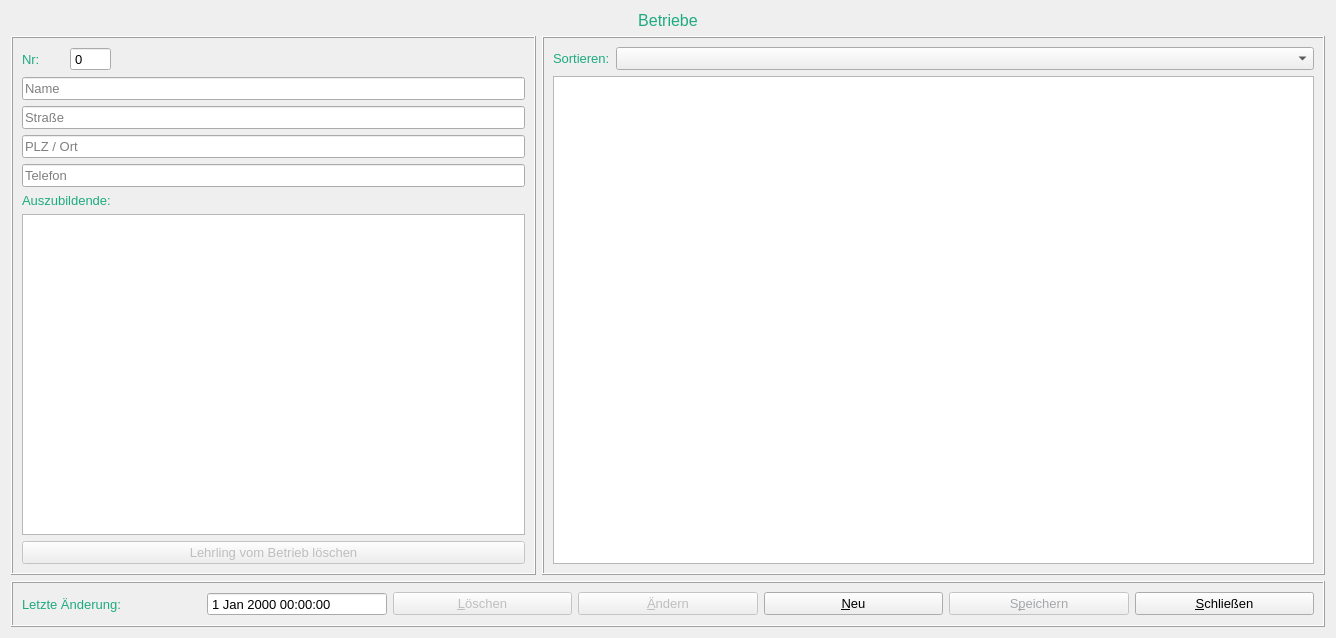
<?xml version="1.0" encoding="UTF-8"?>
<ui version="4.0">
 <class>FormBetrieb</class>
 <widget class="QWidget" name="FormBetrieb">
  <property name="geometry">
   <rect>
    <x>0</x>
    <y>0</y>
    <width>1336</width>
    <height>638</height>
   </rect>
  </property>
  <property name="font">
   <font>
    <pointsize>10</pointsize>
   </font>
  </property>
  <property name="windowTitle">
   <string>Form</string>
  </property>
  <layout class="QGridLayout" name="gridLayout_3">
   <item row="1" column="2">
    <widget class="QFrame" name="frame">
     <property name="sizePolicy">
      <sizepolicy hsizetype="Preferred" vsizetype="Preferred">
       <horstretch>0</horstretch>
       <verstretch>0</verstretch>
      </sizepolicy>
     </property>
     <property name="frameShape">
      <enum>QFrame::Box</enum>
     </property>
     <property name="frameShadow">
      <enum>QFrame::Raised</enum>
     </property>
     <layout class="QGridLayout" name="gridLayout_2">
      <item row="0" column="0">
       <widget class="QLabel" name="label_5">
        <property name="palette">
         <palette>
          <active>
           <colorrole role="WindowText">
            <brush brushstyle="SolidPattern">
             <color alpha="255">
              <red>30</red>
              <green>170</green>
              <blue>127</blue>
             </color>
            </brush>
           </colorrole>
          </active>
          <inactive>
           <colorrole role="WindowText">
            <brush brushstyle="SolidPattern">
             <color alpha="255">
              <red>30</red>
              <green>170</green>
              <blue>127</blue>
             </color>
            </brush>
           </colorrole>
          </inactive>
          <disabled>
           <colorrole role="WindowText">
            <brush brushstyle="SolidPattern">
             <color alpha="255">
              <red>165</red>
              <green>167</green>
              <blue>169</blue>
             </color>
            </brush>
           </colorrole>
          </disabled>
         </palette>
        </property>
        <property name="text">
         <string>Sortieren:</string>
        </property>
       </widget>
      </item>
      <item row="0" column="1">
       <widget class="QComboBox" name="sortBox">
        <property name="sizePolicy">
         <sizepolicy hsizetype="Expanding" vsizetype="Fixed">
          <horstretch>0</horstretch>
          <verstretch>0</verstretch>
         </sizepolicy>
        </property>
       </widget>
      </item>
      <item row="1" column="0" colspan="2">
       <widget class="QTableWidget" name="companyTableWidget"/>
      </item>
     </layout>
    </widget>
   </item>
   <item row="1" column="0" colspan="2">
    <widget class="QFrame" name="frame_2">
     <property name="sizePolicy">
      <sizepolicy hsizetype="Preferred" vsizetype="Preferred">
       <horstretch>0</horstretch>
       <verstretch>0</verstretch>
      </sizepolicy>
     </property>
     <property name="minimumSize">
      <size>
       <width>525</width>
       <height>0</height>
      </size>
     </property>
     <property name="frameShape">
      <enum>QFrame::Box</enum>
     </property>
     <property name="frameShadow">
      <enum>QFrame::Raised</enum>
     </property>
     <layout class="QGridLayout" name="gridLayout">
      <item row="0" column="0">
       <widget class="QLabel" name="label_2">
        <property name="palette">
         <palette>
          <active>
           <colorrole role="WindowText">
            <brush brushstyle="SolidPattern">
             <color alpha="255">
              <red>30</red>
              <green>170</green>
              <blue>127</blue>
             </color>
            </brush>
           </colorrole>
          </active>
          <inactive>
           <colorrole role="WindowText">
            <brush brushstyle="SolidPattern">
             <color alpha="255">
              <red>30</red>
              <green>170</green>
              <blue>127</blue>
             </color>
            </brush>
           </colorrole>
          </inactive>
          <disabled>
           <colorrole role="WindowText">
            <brush brushstyle="SolidPattern">
             <color alpha="255">
              <red>165</red>
              <green>167</green>
              <blue>169</blue>
             </color>
            </brush>
           </colorrole>
          </disabled>
         </palette>
        </property>
        <property name="text">
         <string>Nr:</string>
        </property>
       </widget>
      </item>
      <item row="0" column="2">
       <spacer name="horizontalSpacer">
        <property name="orientation">
         <enum>Qt::Horizontal</enum>
        </property>
        <property name="sizeHint" stdset="0">
         <size>
          <width>40</width>
          <height>20</height>
         </size>
        </property>
       </spacer>
      </item>
      <item row="1" column="0" colspan="3">
       <widget class="QLineEdit" name="nameEdit">
        <property name="placeholderText">
         <string>Name</string>
        </property>
       </widget>
      </item>
      <item row="4" column="0" colspan="3">
       <widget class="QLineEdit" name="phoneEdit">
        <property name="placeholderText">
         <string>Telefon</string>
        </property>
       </widget>
      </item>
      <item row="3" column="0" colspan="3">
       <widget class="QLineEdit" name="ortEdit">
        <property name="placeholderText">
         <string>PLZ / Ort</string>
        </property>
       </widget>
      </item>
      <item row="6" column="0" colspan="3">
       <widget class="QTableWidget" name="apprenticeTableWidget"/>
      </item>
      <item row="0" column="1">
       <widget class="QSpinBox" name="nrBox">
        <property name="readOnly">
         <bool>true</bool>
        </property>
        <property name="buttonSymbols">
         <enum>QAbstractSpinBox::NoButtons</enum>
        </property>
        <property name="maximum">
         <number>999</number>
        </property>
       </widget>
      </item>
      <item row="7" column="0" colspan="3">
       <widget class="QPushButton" name="deleteApprenticeButton">
        <property name="enabled">
         <bool>false</bool>
        </property>
        <property name="text">
         <string>Lehrling vom Betrieb löschen</string>
        </property>
       </widget>
      </item>
      <item row="5" column="0" colspan="2">
       <widget class="QLabel" name="label_4">
        <property name="palette">
         <palette>
          <active>
           <colorrole role="WindowText">
            <brush brushstyle="SolidPattern">
             <color alpha="255">
              <red>30</red>
              <green>170</green>
              <blue>127</blue>
             </color>
            </brush>
           </colorrole>
          </active>
          <inactive>
           <colorrole role="WindowText">
            <brush brushstyle="SolidPattern">
             <color alpha="255">
              <red>30</red>
              <green>170</green>
              <blue>127</blue>
             </color>
            </brush>
           </colorrole>
          </inactive>
          <disabled>
           <colorrole role="WindowText">
            <brush brushstyle="SolidPattern">
             <color alpha="255">
              <red>165</red>
              <green>167</green>
              <blue>169</blue>
             </color>
            </brush>
           </colorrole>
          </disabled>
         </palette>
        </property>
        <property name="text">
         <string>Auszubildende:</string>
        </property>
       </widget>
      </item>
      <item row="2" column="0" colspan="3">
       <widget class="QLineEdit" name="strasseEdit">
        <property name="placeholderText">
         <string>Straße</string>
        </property>
       </widget>
      </item>
     </layout>
    </widget>
   </item>
   <item row="2" column="0" colspan="3">
    <widget class="QFrame" name="frame_3">
     <property name="frameShape">
      <enum>QFrame::Box</enum>
     </property>
     <property name="frameShadow">
      <enum>QFrame::Raised</enum>
     </property>
     <layout class="QHBoxLayout" name="horizontalLayout">
      <item>
       <widget class="QLabel" name="label_3">
        <property name="palette">
         <palette>
          <active>
           <colorrole role="WindowText">
            <brush brushstyle="SolidPattern">
             <color alpha="255">
              <red>30</red>
              <green>170</green>
              <blue>127</blue>
             </color>
            </brush>
           </colorrole>
          </active>
          <inactive>
           <colorrole role="WindowText">
            <brush brushstyle="SolidPattern">
             <color alpha="255">
              <red>30</red>
              <green>170</green>
              <blue>127</blue>
             </color>
            </brush>
           </colorrole>
          </inactive>
          <disabled>
           <colorrole role="WindowText">
            <brush brushstyle="SolidPattern">
             <color alpha="255">
              <red>165</red>
              <green>167</green>
              <blue>169</blue>
             </color>
            </brush>
           </colorrole>
          </disabled>
         </palette>
        </property>
        <property name="text">
         <string>Letzte Änderung:</string>
        </property>
       </widget>
      </item>
      <item>
       <widget class="QDateTimeEdit" name="lastChangeEdit">
        <property name="readOnly">
         <bool>true</bool>
        </property>
        <property name="buttonSymbols">
         <enum>QAbstractSpinBox::NoButtons</enum>
        </property>
       </widget>
      </item>
      <item>
       <widget class="QPushButton" name="deleteButton">
        <property name="enabled">
         <bool>false</bool>
        </property>
        <property name="text">
         <string>&amp;Löschen</string>
        </property>
       </widget>
      </item>
      <item>
       <widget class="QPushButton" name="changeButton">
        <property name="enabled">
         <bool>false</bool>
        </property>
        <property name="text">
         <string>&amp;Ändern</string>
        </property>
       </widget>
      </item>
      <item>
       <widget class="QPushButton" name="createButton">
        <property name="text">
         <string>&amp;Neu</string>
        </property>
       </widget>
      </item>
      <item>
       <widget class="QPushButton" name="saveButton">
        <property name="enabled">
         <bool>false</bool>
        </property>
        <property name="palette">
         <palette>
          <active>
           <colorrole role="ButtonText">
            <brush brushstyle="SolidPattern">
             <color alpha="255">
              <red>170</red>
              <green>0</green>
              <blue>0</blue>
             </color>
            </brush>
           </colorrole>
          </active>
          <inactive>
           <colorrole role="ButtonText">
            <brush brushstyle="SolidPattern">
             <color alpha="255">
              <red>170</red>
              <green>0</green>
              <blue>0</blue>
             </color>
            </brush>
           </colorrole>
          </inactive>
          <disabled>
           <colorrole role="ButtonText">
            <brush brushstyle="SolidPattern">
             <color alpha="255">
              <red>165</red>
              <green>167</green>
              <blue>169</blue>
             </color>
            </brush>
           </colorrole>
          </disabled>
         </palette>
        </property>
        <property name="text">
         <string>S&amp;peichern</string>
        </property>
       </widget>
      </item>
      <item>
       <widget class="QPushButton" name="closeButton">
        <property name="text">
         <string>&amp;Schließen</string>
        </property>
       </widget>
      </item>
     </layout>
    </widget>
   </item>
   <item row="0" column="0" colspan="3">
    <widget class="QLabel" name="label">
     <property name="palette">
      <palette>
       <active>
        <colorrole role="WindowText">
         <brush brushstyle="SolidPattern">
          <color alpha="255">
           <red>30</red>
           <green>170</green>
           <blue>127</blue>
          </color>
         </brush>
        </colorrole>
       </active>
       <inactive>
        <colorrole role="WindowText">
         <brush brushstyle="SolidPattern">
          <color alpha="255">
           <red>30</red>
           <green>170</green>
           <blue>127</blue>
          </color>
         </brush>
        </colorrole>
       </inactive>
       <disabled>
        <colorrole role="WindowText">
         <brush brushstyle="SolidPattern">
          <color alpha="255">
           <red>165</red>
           <green>167</green>
           <blue>169</blue>
          </color>
         </brush>
        </colorrole>
       </disabled>
      </palette>
     </property>
     <property name="font">
      <font>
       <pointsize>12</pointsize>
       <weight>50</weight>
       <bold>false</bold>
      </font>
     </property>
     <property name="text">
      <string>Betriebe</string>
     </property>
     <property name="alignment">
      <set>Qt::AlignCenter</set>
     </property>
    </widget>
   </item>
  </layout>
 </widget>
 <tabstops>
  <tabstop>nameEdit</tabstop>
  <tabstop>strasseEdit</tabstop>
  <tabstop>ortEdit</tabstop>
  <tabstop>phoneEdit</tabstop>
  <tabstop>saveButton</tabstop>
  <tabstop>closeButton</tabstop>
  <tabstop>companyTableWidget</tabstop>
  <tabstop>apprenticeTableWidget</tabstop>
  <tabstop>deleteApprenticeButton</tabstop>
  <tabstop>nrBox</tabstop>
  <tabstop>sortBox</tabstop>
  <tabstop>changeButton</tabstop>
  <tabstop>deleteButton</tabstop>
  <tabstop>createButton</tabstop>
  <tabstop>lastChangeEdit</tabstop>
 </tabstops>
 <resources/>
 <connections/>
</ui>
